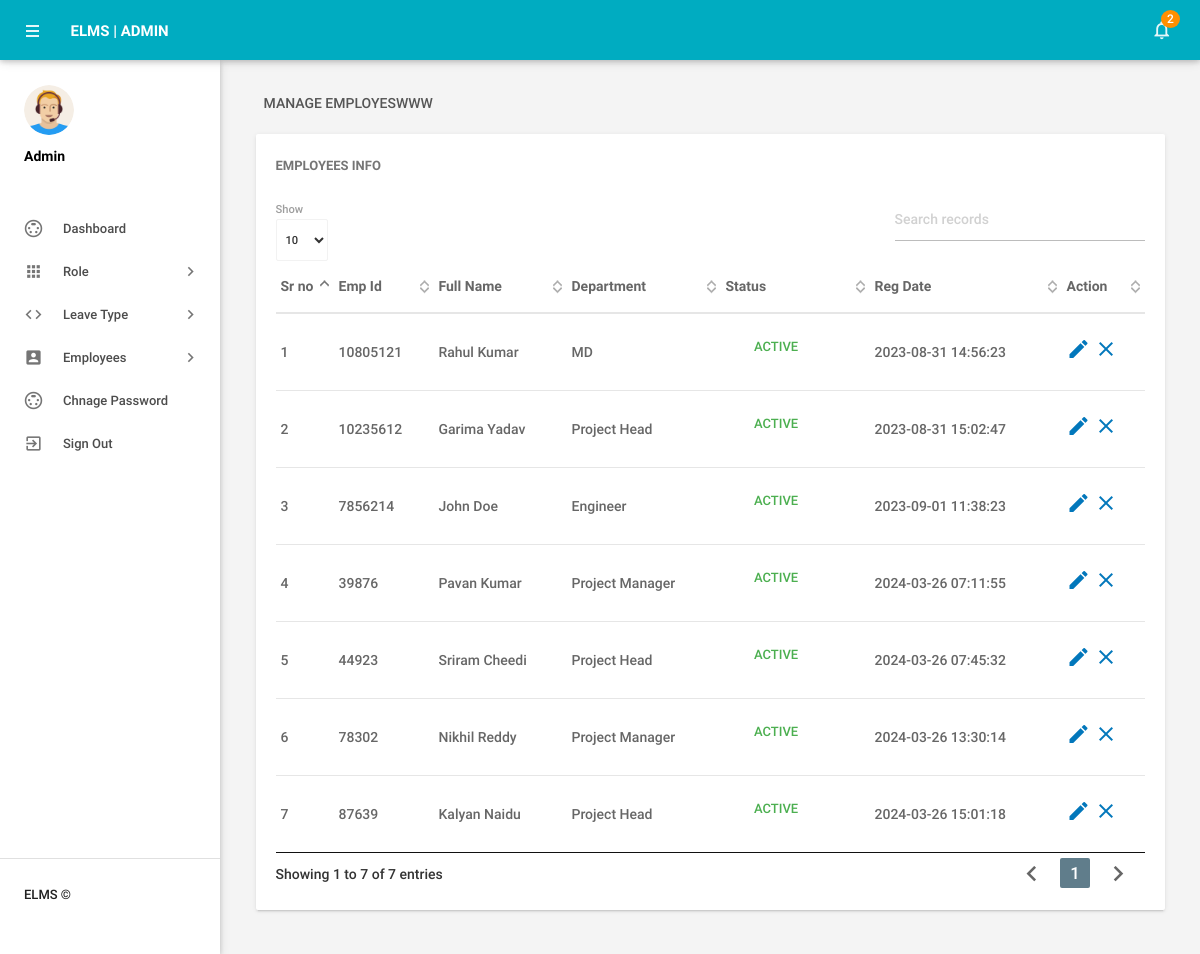
The app's page /elms/elms/admin/manageemployee.php (signed in) with its own data.
### tables this page shows
CREATE TABLE `tblemployees` (
  `id` int(11) NOT NULL,
  `EmpId` varchar(100) NOT NULL,
  `FirstName` varchar(150) DEFAULT NULL,
  `LastName` varchar(150) DEFAULT NULL,
  `EmailId` varchar(200) DEFAULT NULL,
  `Password` varchar(180) DEFAULT NULL,
  `Gender` varchar(100) DEFAULT NULL,
  `Dob` varchar(100) DEFAULT NULL,
  `Department` varchar(255) DEFAULT NULL,
  `Address` varchar(255) DEFAULT NULL,
  `City` varchar(200) DEFAULT NULL,
  `Country` varchar(150) DEFAULT NULL,
  `Phonenumber` char(11) DEFAULT NULL,
  `Status` int(1) DEFAULT NULL,
  `RegDate` timestamp NULL DEFAULT current_timestamp()
);

### elms/elms/admin/manageemployee.php (the view, shortened to what this page needs)
<?php
include('includes/config.php');
if(strlen($_SESSION['alogin'])==0)
    {
header('location:index.php');
}
else{
 ?>
<!DOCTYPE html>
<html lang="en">
    <head>
        <link type="text/css" rel="stylesheet" href="../assets/plugins/materialize/css/materialize.min.css"/>
        <link href="../assets/plugins/material-preloader/css/materialPreloader.min.css" rel="stylesheet">
        <link href="../assets/plugins/datatables/css/jquery.dataTables.min.css" rel="stylesheet">
        <link href="../assets/css/alpha.min.css" rel="stylesheet" type="text/css"/>
        <link href="../assets/css/custom.css" rel="stylesheet" type="text/css"/>
    </head>
    <body>
       <?php include('includes/header.php');?>
       <?php include('includes/sidebar.php');?>
            <main class="mn-inner">
                <div class="row">
                    <div class="col s12">
                        <div class="page-title">Manage EmployesWWW</div>
                    </div>
                    <div class="col s12 m12 l12">
                        <div class="card">
                            <div class="card-content">
                                <span class="card-title">Employees Info</span>
                                <table id="example" class="display responsive-table ">
                                    <thead>
                                        <tr>
                                            <th>Sr no</th>
                                            <th>Emp Id</th>
                                            <th>Full Name</th>
                                            <th>Department</th>
                                             <th>Status</th>
                                             <th>Reg Date</th>
                                            <th>Action</th>
                                        </tr>
                                    </thead>
                                    <tbody>
<?php $sql = "SELECT EmpId,FirstName,LastName,Department,Status,RegDate,id from  tblemployees";
$query = $dbh -> prepare($sql);
$query->execute();
$results=$query->fetchAll(PDO::FETCH_OBJ);
$cnt=1;
if($query->rowCount() > 0)
{
foreach($results as $result)
{               ?>
                                        <tr>
                                            <td> <?php echo htmlentities($cnt);?></td>
                                            <td><?php echo htmlentities($result->EmpId);?></td>
                                            <td><?php echo htmlentities($result->FirstName);?>&nbsp;<?php echo htmlentities($result->LastName);?></td>
                                            <td><?php echo htmlentities($result->Department);?></td>
                                             <td><?php $stats=$result->Status;
if($stats){
                                             ?>
                                                 <a class="waves-effect waves-green btn-flat m-b-xs">Active</a>
                                                 <?php } else { ?>
                                                 <a class="waves-effect waves-red btn-flat m-b-xs">Inactive</a>
                                                 <?php } ?>
                                             </td>
                                              <td><?php echo htmlentities($result->RegDate);?></td>
                                            <td><a href="editemployee.php?empid=<?php echo htmlentities($result->id);?>"><i class="material-icons">mode_edit</i></a>
                                        <?php if($result->Status==1)
 {?>
<a href="manageemployee.php?inid=<?php echo htmlentities($result->id);?>" onclick="return confirm('Are you sure you want to inactive this Employe?');"" > <i class="material-icons" title="Inactive">clear</i>
<?php } else {?>
                                            <a href="manageemployee.php?id=<?php echo htmlentities($result->id);?>" onclick="return confirm('Are you sure you want to active this employee?');""><i class="material-icons" title="Active">done</i>
                                            <?php } ?> </td>
                                        </tr>
                                         <?php $cnt++;} }?>
                                    </tbody>
                                </table>
                            </div>
                        </div>
                    </div>
                </div>
            </main>
        </div>
        <div class="left-sidebar-hover"></div>
    </body>
</html>
<?php } ?>

### elms/elms/admin/includes/header.php (shortened to what this page needs)
        <div class="mn-content fixed-sidebar">
            <header class="mn-header navbar-fixed">
                <nav class="cyan darken-1">
                    <div class="nav-wrapper row">
                        <section class="material-design-hamburger navigation-toggle">
                            <a href="#" data-activates="slide-out" class="button-collapse show-on-large material-design-hamburger__icon">
                                <span class="material-design-hamburger__layer"></span>
                            </a>
                        </section>
                        <div class="header-title col s3">
                            <span class="chapter-title">ELMS | Admin</span>
                        </div>
                        <ul class="right col s9 m3 nav-right-menu">
                            <li class="hide-on-small-and-down"><a href="javascript:void(0)" data-activates="dropdown1" class="dropdown-button dropdown-right show-on-large"><i class="material-icons">notifications_none</i>
<?php
$isread=0;
$sql = "SELECT id from tblleaves where IsRead=:isread";
$query = $dbh -> prepare($sql);
$query->bindParam(':isread',$isread,PDO::PARAM_STR);
$query->execute();
$unreadcount=$query->rowCount();?>
                                <span class="badge"><?php echo htmlentities($unreadcount);?></span></a></li>
                        </ul>
                    </div>
                </nav>
            </header>

### elms/elms/admin/includes/sidebar.php (shortened to what this page needs)
   <aside id="slide-out" class="side-nav white fixed">
              <div class="side-nav-wrapper">
                  <div class="sidebar-profile">
                      <div class="sidebar-profile-image">
                          <img src="../assets/images/profile-image.png" class="circle" alt="">
                      </div>
                      <div class="sidebar-profile-info">
                              <p>Admin</p>
                      </div>
                  </div>
              <ul class="sidebar-menu collapsible collapsible-accordion" data-collapsible="accordion">
                  <li class="no-padding"><a class="waves-effect waves-grey" href="dashboard.php"><i class="material-icons">settings_input_svideo</i>Dashboard</a></li>
                  <li class="no-padding">
                      <a class="collapsible-header waves-effect waves-grey"><i class="material-icons">apps</i>Role<i class="nav-drop-icon material-icons">keyboard_arrow_right</i></a>
                  </li>
                  <li class="no-padding">
                      <a class="collapsible-header waves-effect waves-grey"><i class="material-icons">code</i>Leave Type<i class="nav-drop-icon material-icons">keyboard_arrow_right</i></a>
                  </li>
                  <li class="no-padding">
                      <a class="collapsible-header waves-effect waves-grey"><i class="material-icons">account_box</i>Employees<i class="nav-drop-icon material-icons">keyboard_arrow_right</i></a>
                  </li>
<li class="no-padding"><a class="waves-effect waves-grey" href="changepassword.php"><i class="material-icons">settings_input_svideo</i>Chnage Password</a></li>
                      <li class="no-padding">
                              <a class="waves-effect waves-grey" href="logout.php"><i class="material-icons">exit_to_app</i>Sign Out</a>
                          </li>
              </ul>
                 <div class="footer">
                  <p class="copyright">ELMS ©</p>
              </div>
              </div>
          </aside>

### records on screen
tblemployees: EmpId "10805121", FirstName "Rahul", LastName "Kumar", Department "MD", Status "ACTIVE", RegDate "2023-08-31 14:56:23"
tblemployees: EmpId "10235612", FirstName "Garima", LastName "Yadav", Department "Project Head", Status "ACTIVE", RegDate "2023-08-31 15:02:47"
tblemployees: EmpId "7856214", FirstName "John", LastName "Doe", Department "Engineer", Status "ACTIVE", RegDate "2023-09-01 11:38:23"
tblemployees: EmpId "39876", FirstName "Pavan", LastName "Kumar", Department "Project Manager", Status "ACTIVE", RegDate "2024-03-26 07:11:55"
tblemployees: EmpId "44923", FirstName "Sriram", LastName "Cheedi", Department "Project Head", Status "ACTIVE", RegDate "2024-03-26 07:45:32"
tblemployees: EmpId "78302", FirstName "Nikhil", LastName "Reddy", Department "Project Manager", Status "ACTIVE", RegDate "2024-03-26 13:30:14"
tblemployees: EmpId "87639", FirstName "Kalyan", LastName "Naidu", Department "Project Head", Status "ACTIVE", RegDate "2024-03-26 15:01:18"

### other values on screen
$unreadcount "2"
